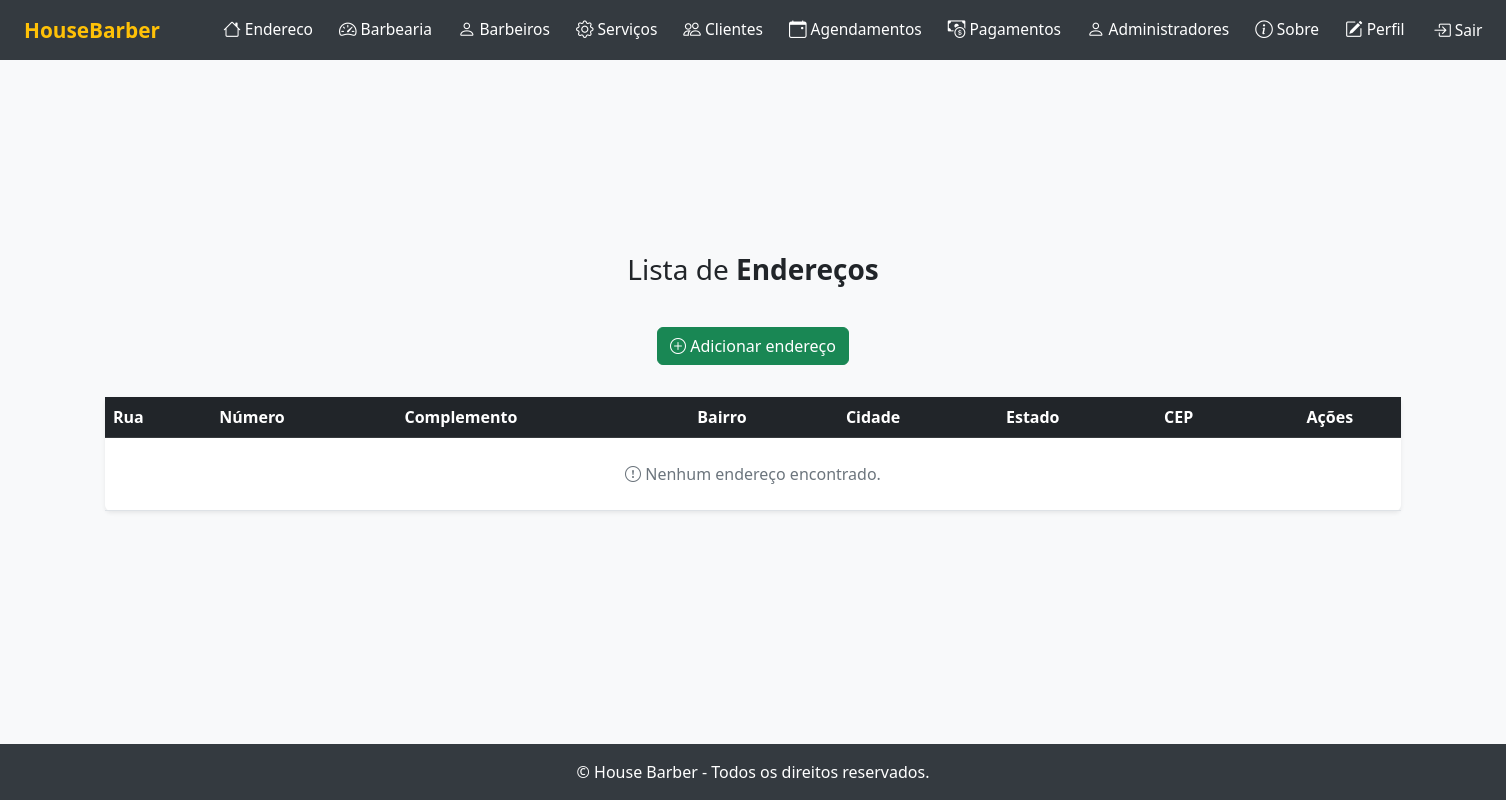
The app's page /listar/endereco/ (signed in), older data.
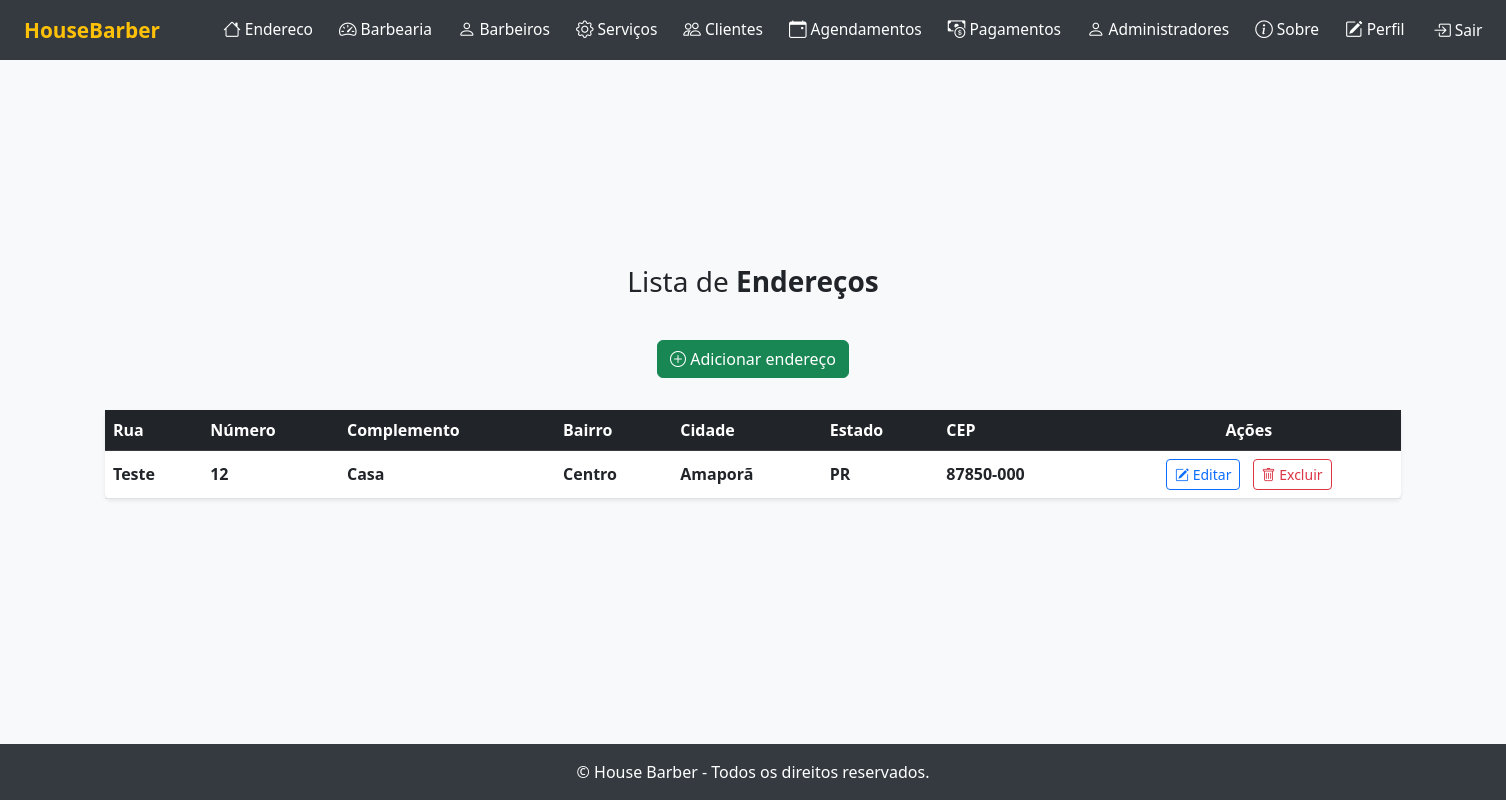
The same page, newer data.
### cadastros/models.py (models this page shows, shortened)
class Endereco(models.Model):
    rua = models.CharField(max_length=255, help_text="Nome da rua do endereço")
    numero = models.CharField(max_length=20, help_text="Número do endereço")
    complemento = models.CharField(max_length=255, blank=True, null=True, help_text="Complemento do endereço (opcional)")
    bairro = models.CharField(max_length=100, help_text="Bairro do endereço")
    cidade = models.CharField(max_length=100, help_text="Cidade do endereço")
    estado = models.CharField(max_length=2, help_text="UF do estado (ex: SP, RJ)")
    cep = models.CharField(max_length=10, help_text="CEP do endereço")
    usuario = models.ForeignKey(User, on_delete=models.CASCADE, related_name='usuario_endereco', help_text="Usuário responsável pelo endereço")

### cadastros/views.py (the view)
# urls.py: path('listar/endereco/', EnderecoListView.as_view(), name='endereco-lista' ),
class EnderecoListView(LoginRequiredMixin, ListView):
    login_url = reverse_lazy('endereco-lista')
    model = Endereco
    template_name = 'listas/endereco.html'
    context_object_name = 'enderecos'
    def get_queryset(self):
        return Endereco.objects.filter(usuario=self.request.user)

### cadastros/templates/listas/endereco.html (shortened to what this page needs)
{% extends "paginas/modelo.html" %}
{% block conteudo %}
<h3>
    Lista de <b>Endereços</b>
</h3>
<div class="d-flex justify-content-center mb-3">
    <a class="btn btn-success mb-3" href="{% url 'cadastrar-endereco' %}">
        <i class="bi bi-plus-circle"></i> Adicionar endereço
    </a>
</div>
<table id="table-lista" class="table table-hover align-middle shadow-sm rounded bg-white">
    <thead class="table-dark">
        <tr>
            <th scope="col">Rua</th>
            <th scope="col">Número</th>
            <th scope="col">Complemento</th>
            <th scope="col">Bairro</th>
            <th scope="col">Cidade</th>
            <th scope="col">Estado</th>
            <th scope="col">CEP</th>
            <th scope="col" class="text-center">Ações</th>
        </tr>
    </thead>
    <tbody>
        {% for object in object_list %}
            <tr>
                <td class="fw-semibold">{{ object.rua }}</td>
                <td class="fw-semibold">{{ object.numero }}</td>
                <td class="fw-semibold">{{ object.complemento }}</td>
                <td class="fw-semibold">{{ object.bairro }}</td>
                <td class="fw-semibold">{{ object.cidade }}</td>
                <td class="fw-semibold">{{ object.estado }}</td>
                <td class="fw-semibold">{{ object.cep }}</td>
                <td class="text-center">
                    <a class="btn btn-outline-primary btn-sm me-2" href="{% url 'editar-endereco' object.pk %}">
                        <i class="bi bi-pencil-square"></i> Editar
                    </a>
                    <a class="btn btn-outline-danger btn-sm" href="{% url 'excluir-endereco' object.pk %}">
                        <i class="bi bi-trash"></i> Excluir
                    </a>
                </td>
            </tr>
        {% empty %}
            <tr>
                <td colspan="8" class="text-center text-muted py-4">
                    <i class="bi bi-exclamation-circle"></i> Nenhum endereço encontrado.
                </td>
            </tr>
        {% endfor %}
    </tbody>
</table>
{% endblock %}
{% block scripts %}
<link href="https://cdn.datatables.net/v/bs5/dt-2.1.8/datatables.min.css" rel="stylesheet">
{% endblock scripts %}

Row changes from the older to the newer data that the page shows:
added Endereco: rua "Teste", numero "12", complemento "Casa", bairro "Centro", cidade "Amaporã", estado "PR", cep "87850-000"
Text that changed along with them:
text no longer shown: "Nenhum endereço encontrado."
